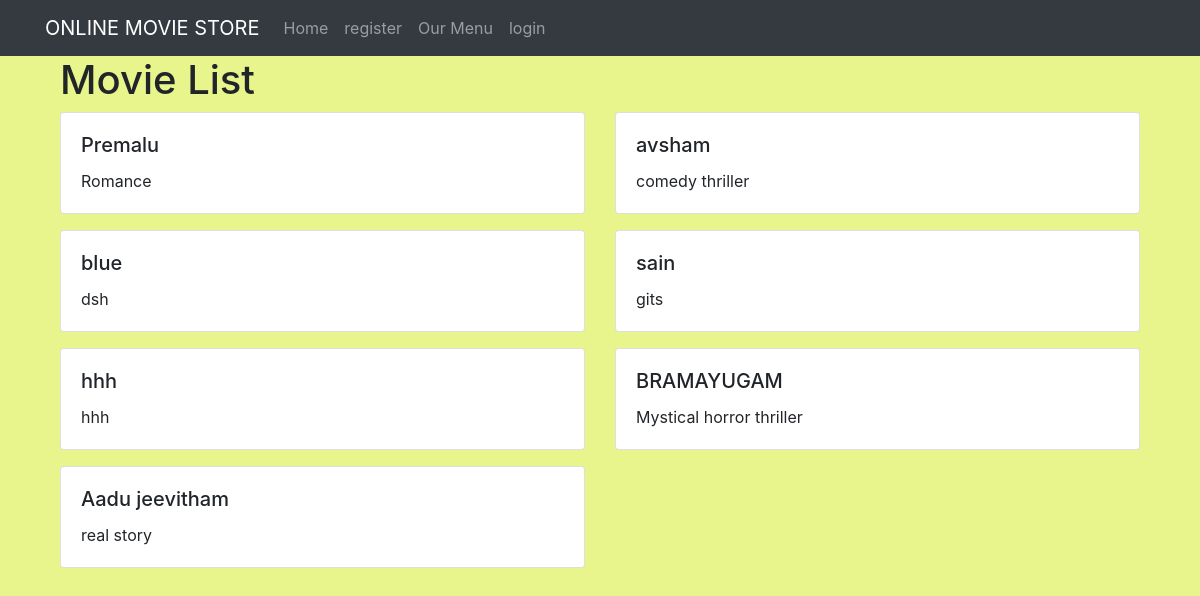
Screenshot of /movielist/ with the database file from the repository.
### movieapp/models.py (models this page shows, shortened)
class Movie(models.Model):
    name = models.CharField(max_length=250)
    desc = models.TextField()
    year = models.IntegerField()  # You might want to remove this field since you now have `release_date`
    actors = models.CharField(max_length=500)  # Adjust the length as needed
    trailer_link = models.URLField(max_length=200)
    img = models.ImageField(upload_to='gallery')
    class Meta:
        verbose_name = 'Movie'
        verbose_name_plural = 'Movies'

### movieapp/views.py (the view)
# urls.py: path('movielist/', views.movie_list, name='movie_list'),
def movie_list(request):
    movies = Movie.objects.all()
    return render(request, 'movielist.html', {'movie_list': movies})

### templates/movielist.html (shortened to what this page needs)
{% extends 'base.html' %}
{% block body %}
<div class="container">
    <h1>Movie List</h1>
    <div class="row">
        {% for movie in movie_list %}
        <div class="col-md-6">
            <div class="card mb-3">
                <div class="card-body">
                    <h5 class="card-title">{{ movie.name }}</h5>
                    <p class="card-text">{{ movie.desc }}</p>
                </div>
            </div>
        </div>
        {% endfor %}
    </div>
</div>
{% endblock %}

### static/style.css (style rules this page uses)
body { background-color: #f0f0f0; }

### templates/movielist.html (style rules this page uses)
body { background-color: #e8f48c; }

### rows the page displays
Movie: name "Premalu", desc "Romance"
Movie: name "avsham", desc "comedy thriller"
Movie: name "blue", desc "dsh"
Movie: name "sain", desc "gits"
Movie: name "hhh", desc "hhh"
Movie: name "BRAMAYUGAM", desc "Mystical horror thriller"
Movie: name "Aadu jeevitham", desc "real story"
